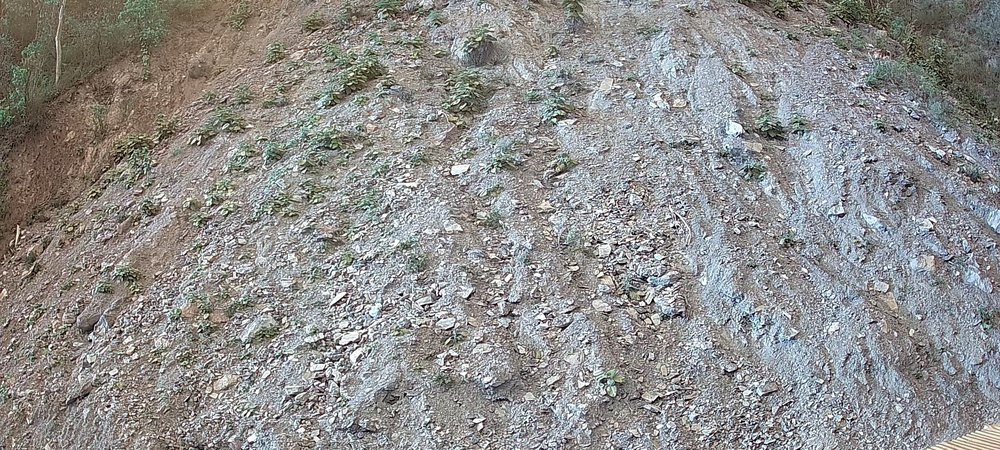
#> input picture Test_Images/May_14.jpg, 1000 x 450 px, shrunk from 2560 x 1152 before the run
$ python -i dic_fft.py   (imports and definitions only)
#> lines starting #> are read from the running program, lines starting #| are printed output that depends on the picture
import numpy as np
from PIL import Image
import matplotlib.pyplot as plt
import os

def load_grayscale(path):
    #load Grayscale
#> called with path = '../Test_Images/May_14.jpg'
    img = np.array(Image.open(path).convert('L'), dtype=np.float32)
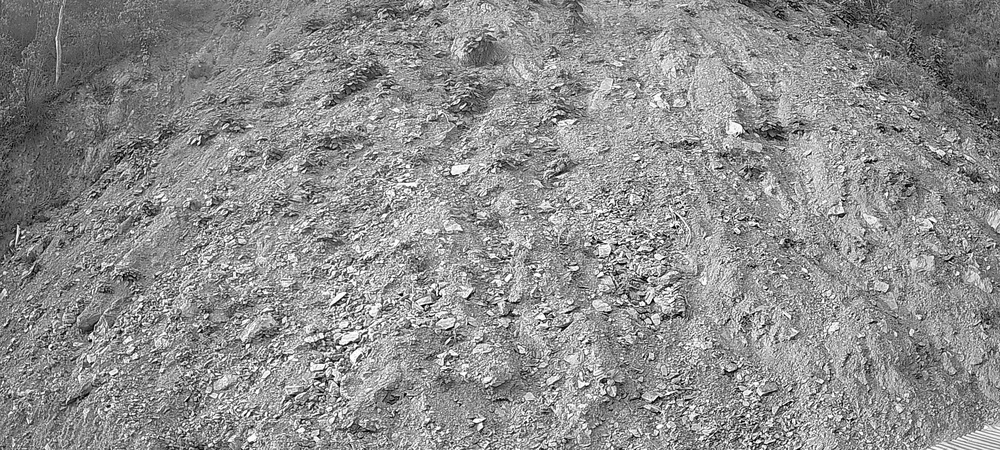
#> img: shape (450, 1000) float32; min 0, max 255, mean 141.8

    #Removes noise
    from scipy.ndimage import gaussian_filter
    img_filtered = gaussian_filter(img, sigma=0.8)

    #Improves Contrast
    import cv2
    img_clahe = cv2.createCLAHE(clipLimit=3.0, tileGridSize=(8,8)).apply(
        img_filtered.astype(np.uint8)
    )
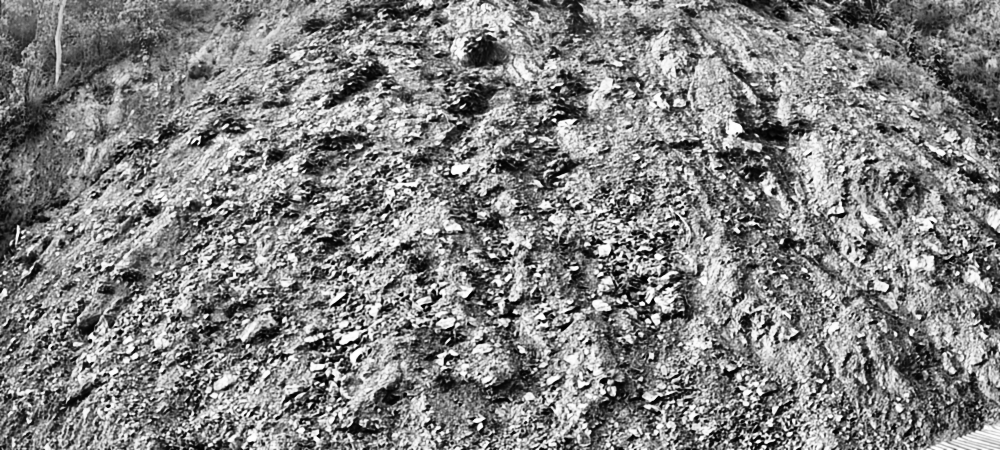
#> img_clahe: shape (450, 1000); min 0, max 255, mean 129.8

    img = img_clahe.astype(np.float32)
    if np.std(img) <30: #low contrast image
        img_min, img_max = np.percentile(img, (2, 98))
        img = np.clip((img - img_min)* 255 / (img_max - img_min),
                       0, 255) #Stretch the histogram
    return img

# [259 lines left out: functions compute_displacement_vectors, veg_segmentation, compute_statistics, format_statistics, plot_vectors_stats, save_displacement_to_csv and 1 more, not called in this run]

# [12 lines not run here, left out]

>>> result = load_grayscale('../Test_Images/May_14.jpg')

$ run again, on Test_Images/1.png
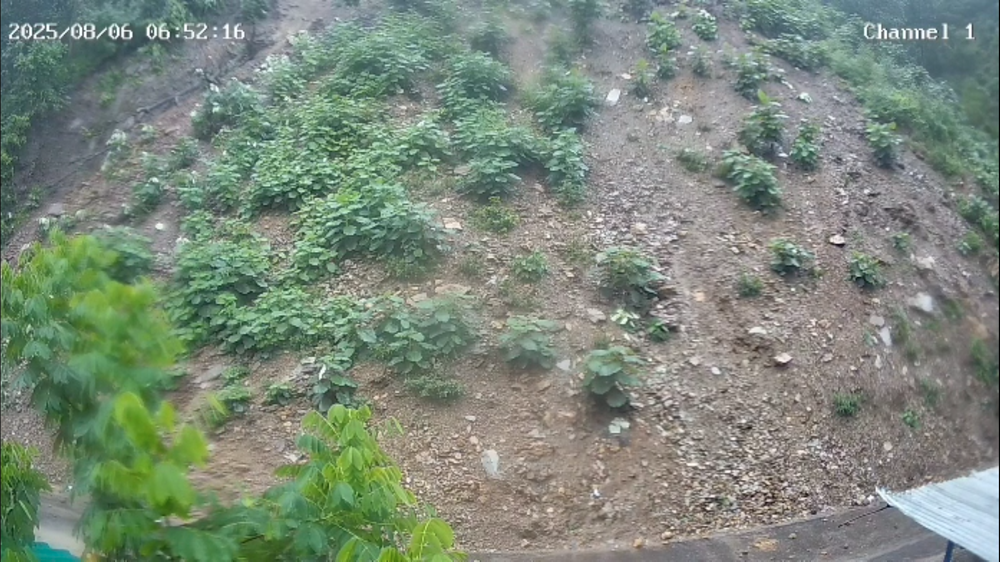
#> input picture Test_Images/1.png, 1000 x 562 px, shrunk from 1920 x 1080 before the run
#> in load_grayscale, `img = np.array(Image.open(path).convert('L'), dtype=np.float32)`:
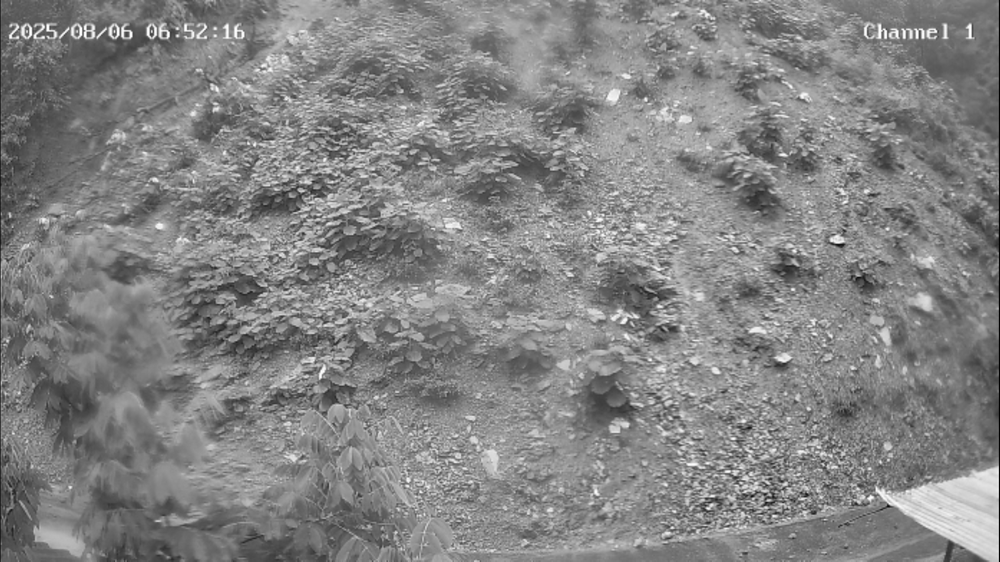
#> img: shape (562, 1000) float32; min 1, max 255, mean 131.5
#> in load_grayscale, `img_clahe = cv2.createCLAHE(clipLimit=3.0, tileGridSize=(8,8)).apply( ..`:
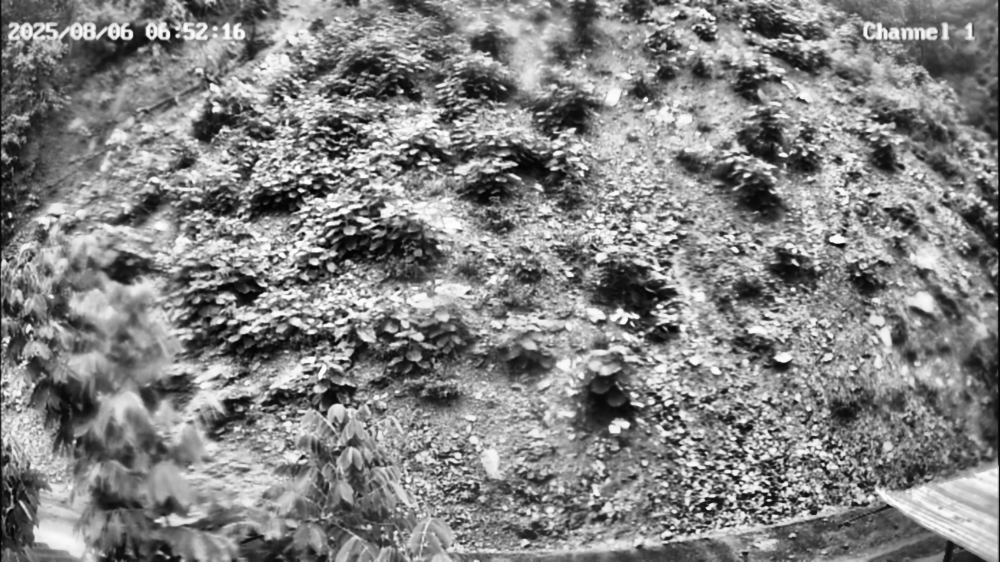
#> img_clahe: shape (562, 1000); min 1, max 255, mean 131.1
